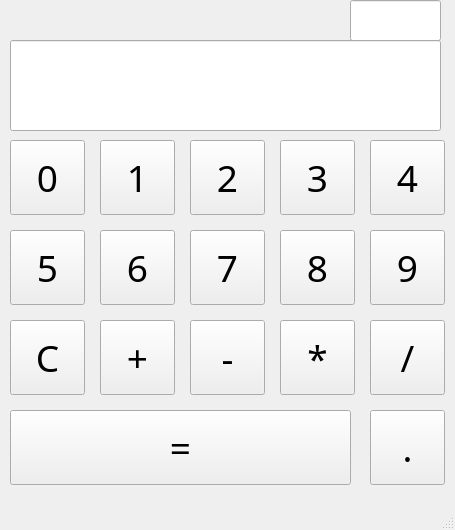
<?xml version="1.0" encoding="UTF-8"?>
<ui version="4.0">
 <class>MainWindow</class>
 <widget class="QMainWindow" name="MainWindow">
  <property name="geometry">
   <rect>
    <x>0</x>
    <y>0</y>
    <width>455</width>
    <height>530</height>
   </rect>
  </property>
  <property name="windowTitle">
   <string>MainWindow</string>
  </property>
  <property name="windowIcon">
   <iconset>
    <normaloff>build/Desktop_Qt_6_7_2-Release/calculator-7-24.ico</normaloff>build/Desktop_Qt_6_7_2-Release/calculator-7-24.ico</iconset>
  </property>
  <widget class="QWidget" name="centralwidget">
   <widget class="QPushButton" name="boton0">
    <property name="geometry">
     <rect>
      <x>10</x>
      <y>140</y>
      <width>75</width>
      <height>75</height>
     </rect>
    </property>
    <property name="font">
     <font>
      <family>Source Code Pro</family>
      <pointsize>28</pointsize>
     </font>
    </property>
    <property name="text">
     <string>0</string>
    </property>
   </widget>
   <widget class="QPushButton" name="boton1">
    <property name="geometry">
     <rect>
      <x>100</x>
      <y>140</y>
      <width>75</width>
      <height>75</height>
     </rect>
    </property>
    <property name="font">
     <font>
      <family>Source Code Pro</family>
      <pointsize>28</pointsize>
     </font>
    </property>
    <property name="text">
     <string>1</string>
    </property>
   </widget>
   <widget class="QPushButton" name="boton2">
    <property name="geometry">
     <rect>
      <x>190</x>
      <y>140</y>
      <width>75</width>
      <height>75</height>
     </rect>
    </property>
    <property name="font">
     <font>
      <family>Source Code Pro</family>
      <pointsize>28</pointsize>
     </font>
    </property>
    <property name="text">
     <string>2</string>
    </property>
   </widget>
   <widget class="QPushButton" name="boton4">
    <property name="geometry">
     <rect>
      <x>370</x>
      <y>140</y>
      <width>75</width>
      <height>75</height>
     </rect>
    </property>
    <property name="font">
     <font>
      <family>Source Code Pro</family>
      <pointsize>28</pointsize>
     </font>
    </property>
    <property name="text">
     <string>4</string>
    </property>
   </widget>
   <widget class="QPushButton" name="boton5">
    <property name="geometry">
     <rect>
      <x>10</x>
      <y>230</y>
      <width>75</width>
      <height>75</height>
     </rect>
    </property>
    <property name="font">
     <font>
      <family>Source Code Pro</family>
      <pointsize>28</pointsize>
     </font>
    </property>
    <property name="text">
     <string>5</string>
    </property>
   </widget>
   <widget class="QPushButton" name="boton3">
    <property name="geometry">
     <rect>
      <x>280</x>
      <y>140</y>
      <width>75</width>
      <height>75</height>
     </rect>
    </property>
    <property name="font">
     <font>
      <family>Source Code Pro</family>
      <pointsize>28</pointsize>
     </font>
    </property>
    <property name="text">
     <string>3</string>
    </property>
   </widget>
   <widget class="QPushButton" name="boton7">
    <property name="geometry">
     <rect>
      <x>190</x>
      <y>230</y>
      <width>75</width>
      <height>75</height>
     </rect>
    </property>
    <property name="font">
     <font>
      <family>Source Code Pro</family>
      <pointsize>28</pointsize>
     </font>
    </property>
    <property name="text">
     <string>7</string>
    </property>
   </widget>
   <widget class="QPushButton" name="boton8">
    <property name="geometry">
     <rect>
      <x>280</x>
      <y>230</y>
      <width>75</width>
      <height>75</height>
     </rect>
    </property>
    <property name="font">
     <font>
      <family>Source Code Pro</family>
      <pointsize>28</pointsize>
     </font>
    </property>
    <property name="text">
     <string>8</string>
    </property>
   </widget>
   <widget class="QPushButton" name="boton6">
    <property name="geometry">
     <rect>
      <x>100</x>
      <y>230</y>
      <width>75</width>
      <height>75</height>
     </rect>
    </property>
    <property name="font">
     <font>
      <family>Source Code Pro</family>
      <pointsize>28</pointsize>
     </font>
    </property>
    <property name="text">
     <string>6</string>
    </property>
   </widget>
   <widget class="QPushButton" name="boton9">
    <property name="geometry">
     <rect>
      <x>370</x>
      <y>230</y>
      <width>75</width>
      <height>75</height>
     </rect>
    </property>
    <property name="font">
     <font>
      <family>Source Code Pro</family>
      <pointsize>28</pointsize>
     </font>
    </property>
    <property name="text">
     <string>9</string>
    </property>
   </widget>
   <widget class="QLineEdit" name="calc_Line_Edit">
    <property name="geometry">
     <rect>
      <x>10</x>
      <y>40</y>
      <width>431</width>
      <height>91</height>
     </rect>
    </property>
    <property name="font">
     <font>
      <family>Source Code Pro</family>
      <pointsize>28</pointsize>
     </font>
    </property>
    <property name="text">
     <string/>
    </property>
    <property name="alignment">
     <set>Qt::AlignmentFlag::AlignRight|Qt::AlignmentFlag::AlignTrailing|Qt::AlignmentFlag::AlignVCenter</set>
    </property>
   </widget>
   <widget class="QPushButton" name="clear_button">
    <property name="geometry">
     <rect>
      <x>10</x>
      <y>320</y>
      <width>75</width>
      <height>75</height>
     </rect>
    </property>
    <property name="font">
     <font>
      <family>Source Code Pro</family>
      <pointsize>28</pointsize>
     </font>
    </property>
    <property name="text">
     <string>C</string>
    </property>
   </widget>
   <widget class="QPushButton" name="suma">
    <property name="geometry">
     <rect>
      <x>100</x>
      <y>320</y>
      <width>75</width>
      <height>75</height>
     </rect>
    </property>
    <property name="font">
     <font>
      <family>Source Code Pro</family>
      <pointsize>28</pointsize>
     </font>
    </property>
    <property name="text">
     <string>+</string>
    </property>
   </widget>
   <widget class="QPushButton" name="resta">
    <property name="geometry">
     <rect>
      <x>190</x>
      <y>320</y>
      <width>75</width>
      <height>75</height>
     </rect>
    </property>
    <property name="font">
     <font>
      <family>Source Code Pro</family>
      <pointsize>28</pointsize>
     </font>
    </property>
    <property name="text">
     <string>-</string>
    </property>
   </widget>
   <widget class="QPushButton" name="mul">
    <property name="geometry">
     <rect>
      <x>280</x>
      <y>320</y>
      <width>75</width>
      <height>75</height>
     </rect>
    </property>
    <property name="font">
     <font>
      <family>Source Code Pro</family>
      <pointsize>28</pointsize>
     </font>
    </property>
    <property name="text">
     <string>*</string>
    </property>
   </widget>
   <widget class="QPushButton" name="div">
    <property name="geometry">
     <rect>
      <x>370</x>
      <y>320</y>
      <width>75</width>
      <height>75</height>
     </rect>
    </property>
    <property name="font">
     <font>
      <family>Source Code Pro</family>
      <pointsize>28</pointsize>
     </font>
    </property>
    <property name="text">
     <string>/</string>
    </property>
   </widget>
   <widget class="QLineEdit" name="operador">
    <property name="geometry">
     <rect>
      <x>350</x>
      <y>0</y>
      <width>91</width>
      <height>41</height>
     </rect>
    </property>
   </widget>
   <widget class="QPushButton" name="boton_igual">
    <property name="geometry">
     <rect>
      <x>10</x>
      <y>410</y>
      <width>341</width>
      <height>75</height>
     </rect>
    </property>
    <property name="font">
     <font>
      <family>Source Code Pro</family>
      <pointsize>28</pointsize>
     </font>
    </property>
    <property name="text">
     <string>=</string>
    </property>
   </widget>
   <widget class="QPushButton" name="coma">
    <property name="geometry">
     <rect>
      <x>370</x>
      <y>410</y>
      <width>75</width>
      <height>75</height>
     </rect>
    </property>
    <property name="font">
     <font>
      <family>Source Code Pro</family>
      <pointsize>28</pointsize>
     </font>
    </property>
    <property name="text">
     <string>.</string>
    </property>
   </widget>
  </widget>
  <widget class="QMenuBar" name="menubar">
   <property name="geometry">
    <rect>
     <x>0</x>
     <y>0</y>
     <width>455</width>
     <height>22</height>
    </rect>
   </property>
  </widget>
  <widget class="QStatusBar" name="statusbar"/>
 </widget>
 <resources/>
 <connections/>
</ui>
